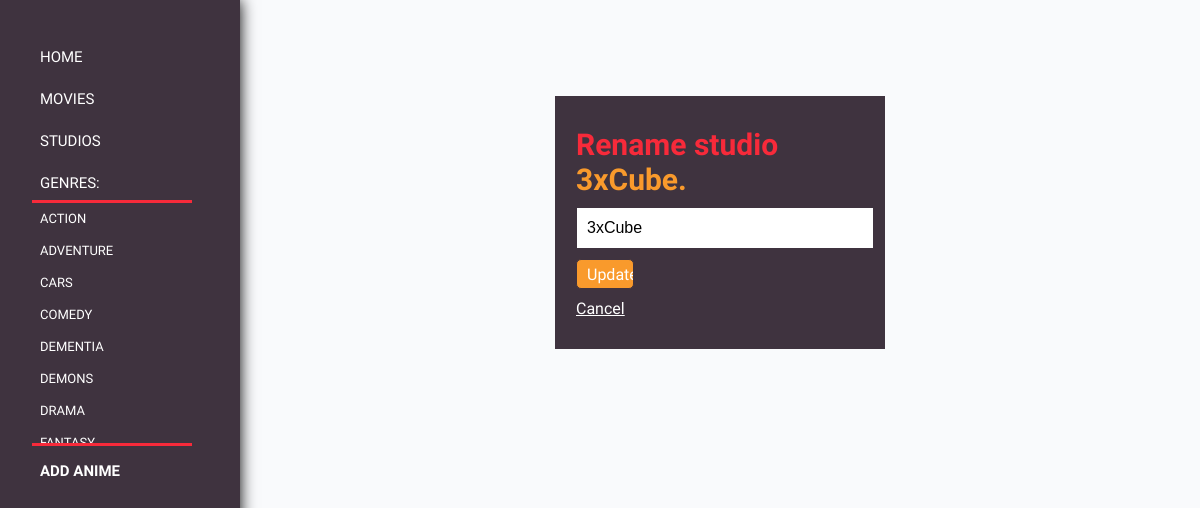
/user/RenameStudio.php?studio_id=1, run on the app's committed database.
### tables this page shows
CREATE TABLE `Genre` (
  `genre_name` varchar(20) NOT NULL,
  `genre_desc` text
);

CREATE TABLE `Studio` (
  `studio_id` int(11) NOT NULL,
  `studio_name` varchar(50) NOT NULL
);

### user/RenameStudio.php (the view, shortened to what this page needs)
<?php
	include_once ('../server.php');
?>
<!DOCTYPE html>
<html>
<head>
<link rel="stylesheet" type="text/css" href="v2.css">
<link rel="stylesheet" href="https://cdnjs.cloudflare.com/ajax/libs/font-awesome/4.7.0/css/font-awesome.min.css">
<link rel="stylesheet" type="text/css" href="../stylev2.css">
</head>
<div class="sidenav">
	<center>
	<a href="HomeV2.php"> Home</a>
	<a href="MoviesPage.php"> Movies</a>
	<a href="StudiosPage.php"> Studios</a>
	<a> Genres: </a>
		<div class="dropdown-content">
			<?php
				$sql="SELECT genre_name FROM Genre";
				$result=mysqli_query($connection,$sql);
				if ($result->num_rows > 0) {
				    while($row = $result->fetch_assoc()) {
				    	echo "<a href='CategoryPage.php?link=".$row['genre_name']."'>".$row['genre_name']."</a>";
				    }
				} else {
				    echo "0 results";
				}
			?>
		</div>
	<strong><a href="AddAnime.php"> Add Anime</a></strong>
</div>
<?php
    $studio_id = $_GET["studio_id"];
    $sql1="SELECT * FROM Studio r1
        WHERE r1.studio_id = {$studio_id}";
    $get_studio = mysqli_query($connection,$sql1);
    if(mysqli_num_rows($get_studio)>0){
        $result = mysqli_fetch_assoc($get_studio);
        $studio_name = $result["studio_name"];
        $new_studio_name =  $new_studio_name_error = "";
?>
<form class="container" method="POST">
    <div class="input-group">
        <h2>Rename studio <font color="#f99a2c"><?php echo $studio_name ?>.</h2>
    </div>
    <div class="input-group">
        <input type="text" name="new_studio_name" value="<?php echo $studio_name ?>">
        <small class="error"><?php echo $new_studio_name_error ?></small>
    </div>
    <div class="input-group">
        <input type="submit" name="button" value="Update" class="btn">
    </div>
     <div class="input-group">
        <a href="HomeV2.php" style="color: white;">Cancel</a>
    </div>
</form>
<?php
} else{
    echo "There seems to be an error.";
}
?>

### user/v2.css (style rules this page uses)
header a, .sidenav a { float: left; display: block; color: #fff; text-align: center; padding: 1rem 4rem 0.5rem 0.5rem; font-size: 15px; font-family: 'Questrial', sans-serif; text-decoration: none; text-transform: uppercase; }
.sidenav { height: 100%; width: 11rem; position: fixed; top:0 !important; left: 0 !important; background-color: #3f333f; padding: 2rem; z-index: 999; overflow-x: hidden; box-shadow: 0px 0px 15px black; }
.dropdown-content { display: block; position: relative; background-color: #3f333f; align-content: center; z-index: 1; max-height: 15rem; max-width: 10rem; float: left; overflow: -moz-scrollbars-vertical; overflow-y: scroll; line-height: 0px; border-top: 3px solid #f72a3a; border-bottom: 3px solid #f72a3a; object-fit: contain; }
.dropdown-content a { font-size: 13px; margin-bottom: 0.5rem; color: #fff; word-wrap: normal; line-height: 0rem; padding-right: 2rem; display: block; }
h2 { font-family: 'Questrial', sans-serif !important; font-size: 30px; margin-bottom: 3px ; margin-top: 0px; color: #f72a3a !important; }

### stylev2.css (style rules this page uses)
h2 { color: white; text-align: left; }
form, .content { width: 30%; margin: 0px auto; padding: 20px; border: 1px solid #3f333f; background: #fff; }
.container { background-color: #3f333f; }
.input-group { margin: 10px 0px 10px 0px; }
.input-group input { height: 30px; width: 96%; padding: 5px 10px; font-size: 16px; border: 1px solid #3f333f; }
.btn { padding: 10px; font-size: 15px; color: white; background: #f99a2c; border: none; border-radius: 5px; width: 20% !important; font-family: 'Questrial', sans-serif; }
.error { width: 100%; color: #f72a3a; text-align: left; font-weight: bold; padding-left: 5px; }
a:-webkit-any-link { color: white; cursor: pointer; font-family: 'Questrial', sans-serif; }
a { color: white; font-family: 'Questrial', sans-serif; }

### data on the page
genre: genre_name "ACTION"
genre: genre_name "ADVENTURE"
genre: genre_name "CARS"
genre: genre_name "COMEDY"
genre: genre_name "DEMENTIA"
genre: genre_name "DEMONS"
genre: genre_name "DRAMA"
genre: genre_name "FANTASY"
studio: studio_name "3xCube", new_studio_name "3xCube"
